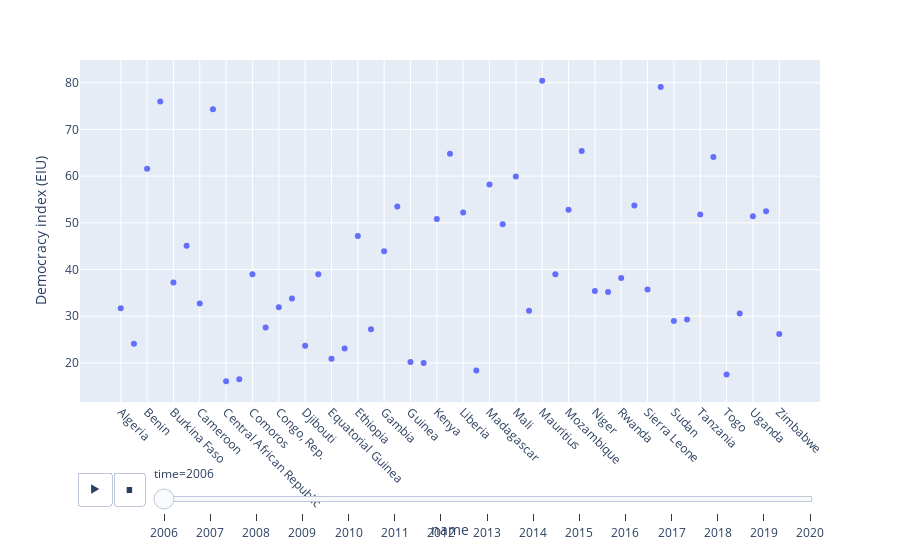

The code cell stored with this chart in its notebook:
### Code cell
fig = px.scatter(df_afr, x="name",  y="Democracy index (EIU)",
                 animation_group='name', hover_name="name",
                 animation_frame='time')
fig.update_xaxes(tickangle=45)
#fig.update_xaxes(categoryorder='total ascending')

fig.show()

### Figure 1 — Plotly figure (JSON) as saved in the notebook; plotly's stock layout.template omitted (floating-point values rounded to 4 significant figures)
{"data": [{"hovertemplate": "<b>%{hovertext}</b><br><br>time=2006<br>name=%{x}<br>Democracy index (EIU)=%{y}<extra></extra>", "hovertext": ["Algeria", "Angola", "Benin", "Botswana", "Burkina Faso", "Burundi", "Cameroon", "Cape Verde", "Central African Republic", "Chad", "Comoros", "Congo, Dem. Rep.", "Congo, Rep.", "Cote d'Ivoire", "Djibouti", "Egypt", "Equatorial Guinea", "Eritrea", "Ethiopia", "Gabon", "Gambia", "Ghana", "Guinea", "Guinea-Bissau", "Kenya", "Lesotho", "Liberia", "Libya", "Madagascar", "Malawi", "Mali", "Mauritania", "Mauritius", "Morocco", "Mozambique", "Namibia", "Niger", "Nigeria", "Rwanda", "Senegal", "Sierra Leone", "South Africa", "Sudan", "Swaziland", "Tanzania", "Timor-Leste", "Togo", "Tunisia", "Uganda", "Zambia", "Zimbabwe"], "ids": ["Algeria", "Angola", "Benin", "Botswana", "Burkina Faso", "Burundi", "Cameroon", "Cape Verde", "Central African Republic", "Chad", "Comoros", "Congo, Dem. Rep.", "Congo, Rep.", "Cote d'Ivoire", "Djibouti", "Egypt", "Equatorial Guinea", "Eritrea", "Ethiopia", "Gabon", "Gambia", "Ghana", "Guinea", "Guinea-Bissau", "Kenya", "Lesotho", "Liberia", "Libya", "Madagascar", "Malawi", "Mali", "Mauritania", "Mauritius", "Morocco", "Mozambique", "Namibia", "Niger", "Nigeria", "Rwanda", "Senegal", "Sierra Leone", "South Africa", "Sudan", "Swaziland", "Tanzania", "Timor-Leste", "Togo", "Tunisia", "Uganda", "Zambia", "Zimbabwe"], "legendgroup": "", "marker": {"color": "#636efa", "symbol": "circle"}, "mode": "markers", "name": "", "orientation": "v", "showlegend": false, "type": "scatter", "x": ["Algeria", "Angola", "Benin", "Botswana", "Burkina Faso", "Burundi", "Cameroon", "Cape Verde", "Central African Republic", "Chad", "Comoros", "Congo, Dem. Rep.", "Congo, Rep.", "Cote d'Ivoire", "Djibouti", "Egypt", "Equatorial Guinea", "Eritrea", "Ethiopia", "Gabon", "Gambia", "Ghana", "Guinea", "Guinea-Bissau", "Kenya", "Lesotho", "Liberia", "Libya", "Madagascar", "Malawi", "Mali", "Mauritania", "Mauritius", "Morocco", "Mozambique", "Namibia", "Niger", "Nigeria", "Rwanda", "Senegal", "Sierra Leone", "South Africa", "Sudan", "Swaziland", "Tanzania", "Timor-Leste", "Togo", "Tunisia", "Uganda", "Zambia", "Zimbabwe"], "xaxis": "x", "y": [31.7, 24.1, 61.6, 76, 37.2, 45.1, 32.7, 74.3, 16.1, 16.5, 39, 27.6, 31.9, 33.8, 23.7, 39, 20.9, 23.1, 47.2, 27.2, 43.9, 53.5, 20.2, 20, 50.8, 64.8, 52.2, 18.4, 58.2, 49.7, 59.9, 31.2, 80.4, 39, 52.8, 65.4, 35.4, 35.2, 38.2, 53.7, 35.7, 79.1, 29, 29.3, 51.8, 64.1, 17.5, 30.6, 51.4, 52.5, 26.2], "yaxis": "y"}], "layout": {"legend": {"tracegroupgap": 0}, "margin": {"t": 60}, "sliders": [{"active": 0, "currentvalue": {"prefix": "time="}, "len": 0.9, "pad": {"b": 10, "t": 60}, "steps": [{"args": [["2006"], {"frame": {"duration": 0, "redraw": false}, "fromcurrent": true, "mode": "immediate", "transition": {"duration": 0, "easing": "linear"}}], "label": "2006", "method": "animate"}, {"args": [["2007"], {"frame": {"duration": 0, "redraw": false}, "fromcurrent": true, "mode": "immediate", "transition": {"duration": 0, "easing": "linear"}}], "label": "2007", "method": "animate"}, {"args": [["2008"], {"frame": {"duration": 0, "redraw": false}, "fromcurrent": true, "mode": "immediate", "transition": {"duration": 0, "easing": "linear"}}], "label": "2008", "method": "animate"}, {"args": [["2009"], {"frame": {"duration": 0, "redraw": false}, "fromcurrent": true, "mode": "immediate", "transition": {"duration": 0, "easing": "linear"}}], "label": "2009", "method": "animate"}, {"args": [["2010"], {"frame": {"duration": 0, "redraw": false}, "fromcurrent": true, "mode": "immediate", "transition": {"duration": 0, "easing": "linear"}}], "label": "2010", "method": "animate"}, {"args": [["2011"], {"frame": {"duration": 0, "redraw": false}, "fromcurrent": true, "mode": "immediate", "transition": {"duration": 0, "easing": "linear"}}], "label": "2011", "method": "animate"}, {"args": [["2012"], {"frame": {"duration": 0, "redraw": false}, "fromcurrent": true, "mode": "immediate", "transition": {"duration": 0, "easing": "linear"}}], "label": "2012", "method": "animate"}, {"args": [["2013"], {"frame": {"duration": 0, "redraw": false}, "fromcurrent": true, "mode": "immediate", "transition": {"duration": 0, "easing": "linear"}}], "label": "2013", "method": "animate"}, {"args": [["2014"], {"frame": {"duration": 0, "redraw": false}, "fromcurrent": true, "mode": "immediate", "transition": {"duration": 0, "easing": "linear"}}], "label": "2014", "method": "animate"}, {"args": [["2015"], {"frame": {"duration": 0, "redraw": false}, "fromcurrent": true, "mode": "immediate", "transition": {"duration": 0, "easing": "linear"}}], "label": "2015", "method": "animate"}, {"args": [["2016"], {"frame": {"duration": 0, "redraw": false}, "fromcurrent": true, "mode": "immediate", "transition": {"duration": 0, "easing": "linear"}}], "label": "2016", "method": "animate"}, {"args": [["2017"], {"frame": {"duration": 0, "redraw": false}, "fromcurrent": true, "mode": "immediate", "transition": {"duration": 0, "easing": "linear"}}], "label": "2017", "method": "animate"}, {"args": [["2018"], {"frame": {"duration": 0, "redraw": false}, "fromcurrent": true, "mode": "immediate", "transition": {"duration": 0, "easing": "linear"}}], "label": "2018", "method": "animate"}, {"args": [["2019"], {"frame": {"duration": 0, "redraw": false}, "fromcurrent": true, "mode": "immediate", "transition": {"duration": 0, "easing": "linear"}}], "label": "2019", "method": "animate"}, {"args": [["2020"], {"frame": {"duration": 0, "redraw": false}, "fromcurrent": true, "mode": "immediate", "transition": {"duration": 0, "easing": "linear"}}], "label": "2020", "method": "animate"}], "x": 0.1, "xanchor": "left", "y": 0, "yanchor": "top"}], "updatemenus": [{"buttons": [{"args": [null, {"frame": {"duration": 500, "redraw": false}, "fromcurrent": true, "mode": "immediate", "transition": {"duration": 500, "easing": "linear"}}], "label": "&#9654;", "method": "animate"}, {"args": [[null], {"frame": {"duration": 0, "redraw": false}, "fromcurrent": true, "mode": "immediate", "transition": {"duration": 0, "easing": "linear"}}], "label": "&#9724;", "method": "animate"}], "direction": "left", "pad": {"r": 10, "t": 70}, "showactive": false, "type": "buttons", "x": 0.1, "xanchor": "right", "y": 0, "yanchor": "top"}], "xaxis": {"anchor": "y", "domain": [0, 1], "tickangle": 45, "title": {"text": "name"}}, "yaxis": {"anchor": "x", "domain": [0, 1], "title": {"text": "Democracy index (EIU)"}}}}
